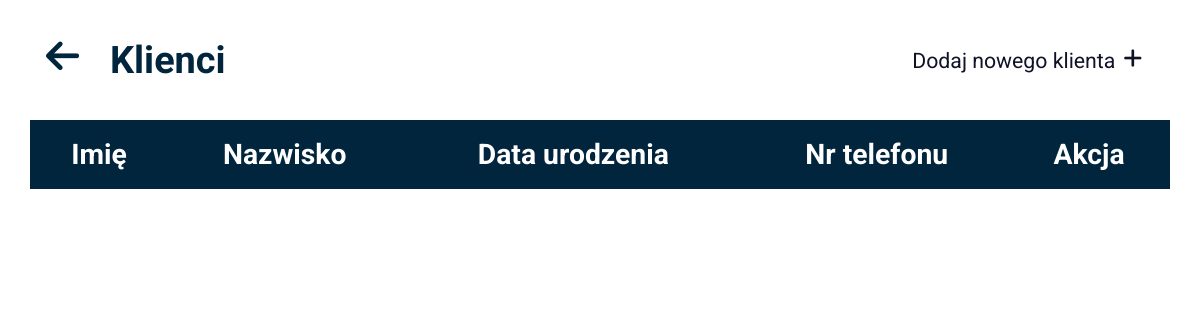
Before: /clients/ with the older database file.
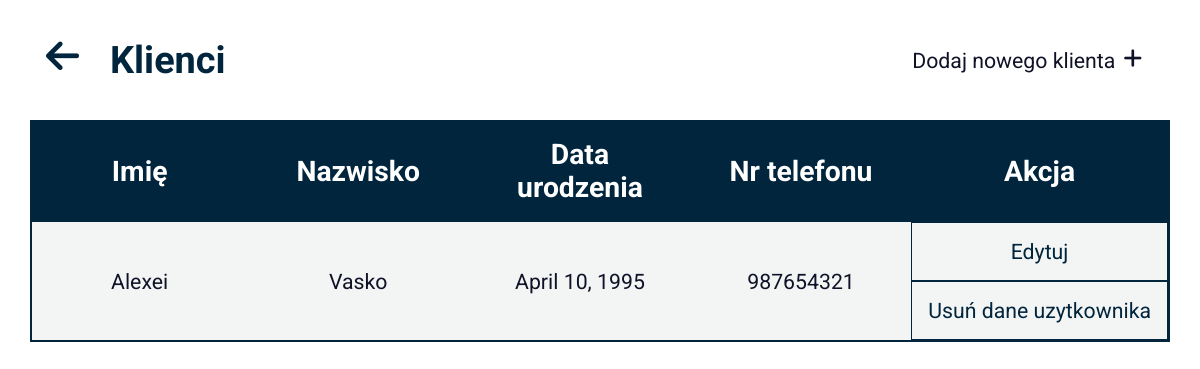
After: the same page with the newer database file.
### myapp/models.py (models this page shows, shortened)
class Client(models.Model):
    first_name = models.CharField(max_length=50)
    last_name = models.CharField(max_length=100)
    birth_date = models.DateField()
    phone_number = models.IntegerField()

### myapp/views.py (the view)
# urls.py: path('clients/', views.clients_index, name='clients'),
def clients_index(request):
    context = { "clients": Client.objects.all()}
    return render(request,"myapp/clients.html",context)

### myapp/templates/myapp/clients.html (shortened to what this page needs)
{% extends "myapp/base.html" %} {% block title %} Lista klientów {% endblock %}
{% block content %}
<div class="actionbar">
  <div class="actionbar--left">
    <div class="actionbar--gridBlock">
      <a href="/"><i class="fas fa-arrow-left greenIcon"></i></a>
      <h1 class="actionbar--header">Klienci</h1>
    </div>
  </div>
  <div class="actionbar--right">
    <a class="btn btn--green" href="{% url 'newClient' %}"><i class="fas fa-plus"></i><span class="btn--text">Dodaj nowego klienta</span></a>
  </div>
</div>
<div class="content">
  <table class="table">
    <tr class="table--row">
      <th class="table--header">Imię</th>
      <th class="table--header">Nazwisko</th>
      <th class="table--header">Data urodzenia</th>
      <th class="table--header">Nr telefonu</th>
      <th class="table--header">Akcja</th>
    </tr>
    {% for client in clients %}
    <tr class="table--row">
      <td class="table--data">{{client.first_name}}</td>
      <td class="table--data">{{client.last_name}}</td>
      <td class="table--data">{{client.birth_date}}</td>
      <td class="table--data">{{client.phone_number}}</td>
      <td class="table--data">
        <a class="form__btn form__btn--zeroMargin" href="{% url 'editClient' client.id %}">Edytuj</a>
        <form
          class="form form--width100 form__btn--zeroMargin"
          action="{% url 'deleteClient' client.id %}"
          method="POST"
        >
          <input class="form__btn form__btn--zeroMargin" type="submit" value="Usuń dane uzytkownika" />
        </form>
      </td>
    </tr>
    {% endfor %}
  </table>
</div>
{% endblock %}

Changed rows visible on the page:
added Client: first_name "Alexei", last_name "Vasko", birth_date "April 10, 1995", phone_number "987654321"
